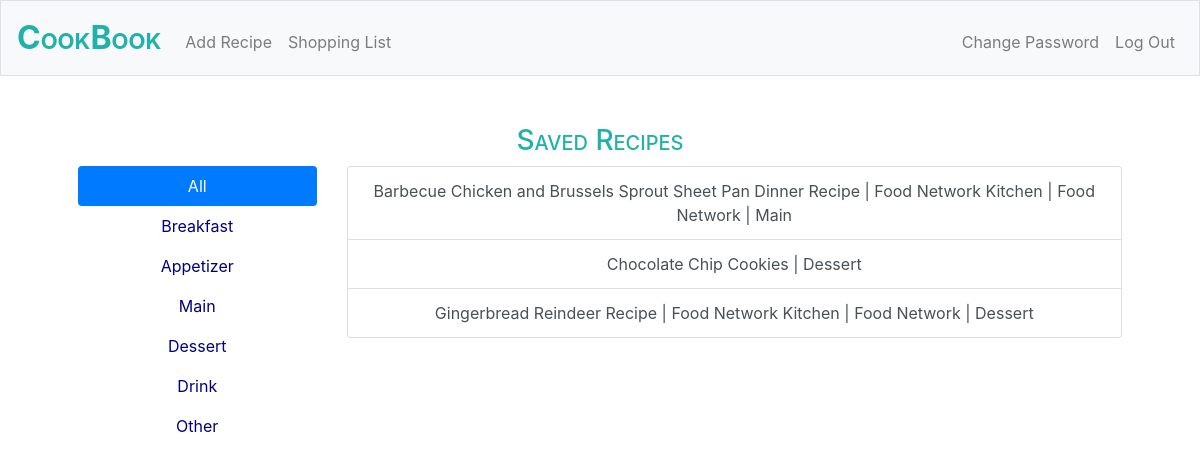
/ (signed in), run on the app's committed database.
### tables this page shows
CREATE TABLE 'recipes' ('recipe_id' INTEGER PRIMARY KEY AUTOINCREMENT NOT NULL, 'title' TEXT NOT NULL, 'type' TEXT, 'user_id' INTEGER, 'ingredients' TEXT, 'instructions' TEXT, 'url' TEXT, FOREIGN KEY (user_id) REFERENCES user(id));

### application.py (the view)
@app.route("/")
@login_required
def index():
    recipes = db.execute("SELECT recipe_id, title, type FROM recipes WHERE user_id = :user ORDER BY title",
                         user=session["user_id"])
    return render_template("index.html", recipes=recipes)

### helpers.py (called while the page is built)
def login_required(f):
    @wraps(f)
    def decorated_function(*args, **kwargs):
        if session.get("user_id") is None:
            return redirect("/login")
        return f(*args, **kwargs)
    return decorated_function

### templates/index.html (shortened to what this page needs)
{% extends "layout.html" %}
{% block main %}
    <h3>Saved Recipes</h3>
    <div class="row">
    <div class="col-3">
        <div class="nav flex-column nav-pills" id="v-pills-tab" role="tablist" aria-orientation="vertical">
          <a class="nav-link active" id="v-pills-all-tab" data-toggle="pill" href="#v-pills-all" role="tab" aria-controls="v-pills-all" aria-selected="true">All</a>
          <a class="nav-link" id="v-pills-breakfast-tab" data-toggle="pill" href="#v-pills-breakfast" role="tab" aria-controls="v-pills-breakfast" aria-selected="false">Breakfast</a>
          <a class="nav-link" id="v-pills-appetizer-tab" data-toggle="pill" href="#v-pills-appetizer" role="tab" aria-controls="v-pills-appetizer" aria-selected="false">Appetizer</a>
          <a class="nav-link" id="v-pills-main-tab" data-toggle="pill" href="#v-pills-main" role="tab" aria-controls="v-pills-main" aria-selected="false">Main</a>
          <a class="nav-link" id="v-pills-dessert-tab" data-toggle="pill" href="#v-pills-dessert" role="tab" aria-controls="v-pills-dessert" aria-selected="false">Dessert</a>
          <a class="nav-link" id="v-pills-drink-tab" data-toggle="pill" href="#v-pills-drink" role="tab" aria-controls="v-pills-drink" aria-selected="false">Drink</a>
          <a class="nav-link" id="v-pills-other-tab" data-toggle="pill" href="#v-pills-other" role="tab" aria-controls="v-pills-other" aria-selected="false">Other</a>
        </div>
    </div>
    <div class="col-9">
        <div class="tab-content" id="v-pills-tabContent">
            <div class="tab-pane fade show active" id="v-pills-all" role="tabpanel" aria-labelledby="v-pills-all-tab">
                <form action="/view" method="post">
                    <div class="list-group">
                        {% for recipe in recipes %}
                            <button type="submit" class="list-group-item list-group-item-action" name="recipe" value="{{ recipe.recipe_id }}">{{ recipe.title }} | {{recipe.type }}</button>
                        {% endfor %}
                    </div>
                </form>
            </div>
        </div>
    </div>
    </div>
{% endblock %}

### static/styles.css (style rules this page uses)
main .list-group-item { width: auto; }
main h3 { font: Georgia, serif; font-variant: small-caps; color: #20b2aa; }
main a { color: #000080; }

### data on the page
recipes: {{ recipe.recipe_id }} 50 (drawn), title "Barbecue Chicken and Brussels Sprout Sheet Pan Dinner Recipe | Food Network Kitchen | Food Network", type "Main"
recipes: {{ recipe.recipe_id }} 51 (drawn), title "Chocolate Chip Cookies", type "Dessert"
recipes: {{ recipe.recipe_id }} 56 (drawn), title "Gingerbread Reindeer Recipe | Food Network Kitchen | Food Network", type "Dessert"
